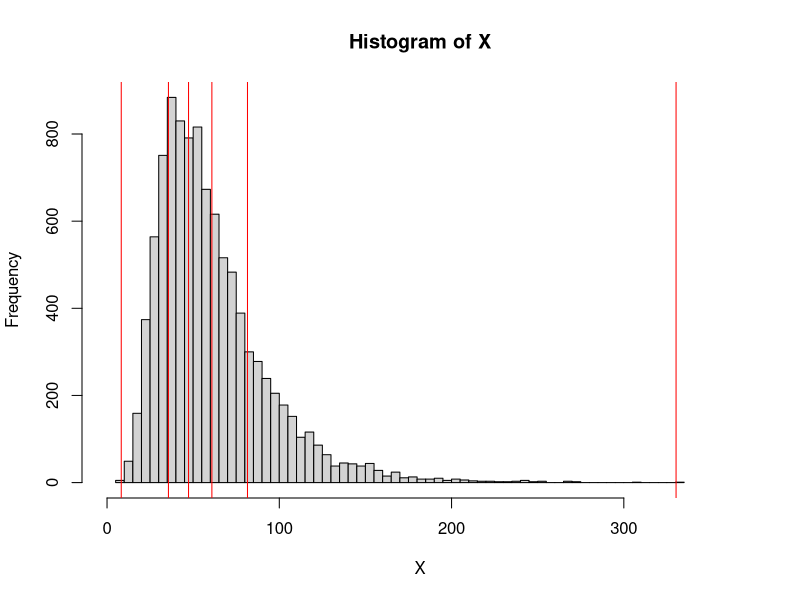
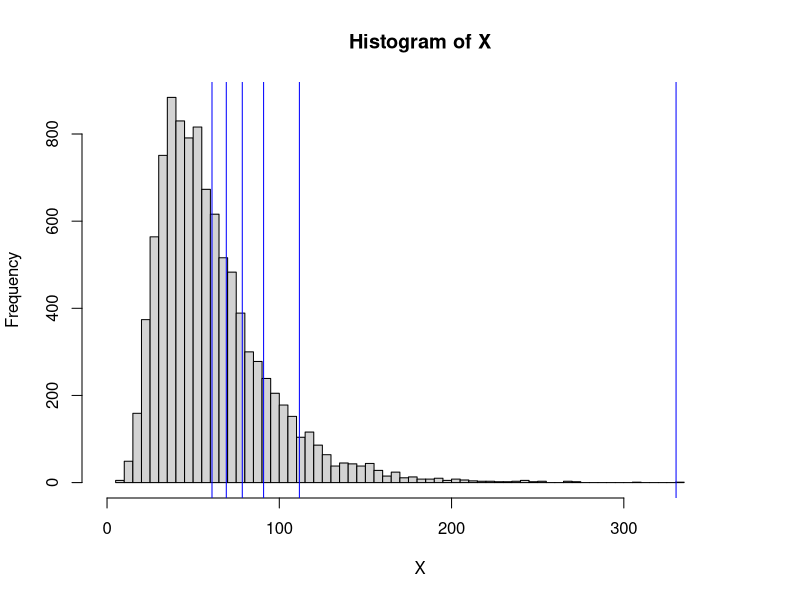
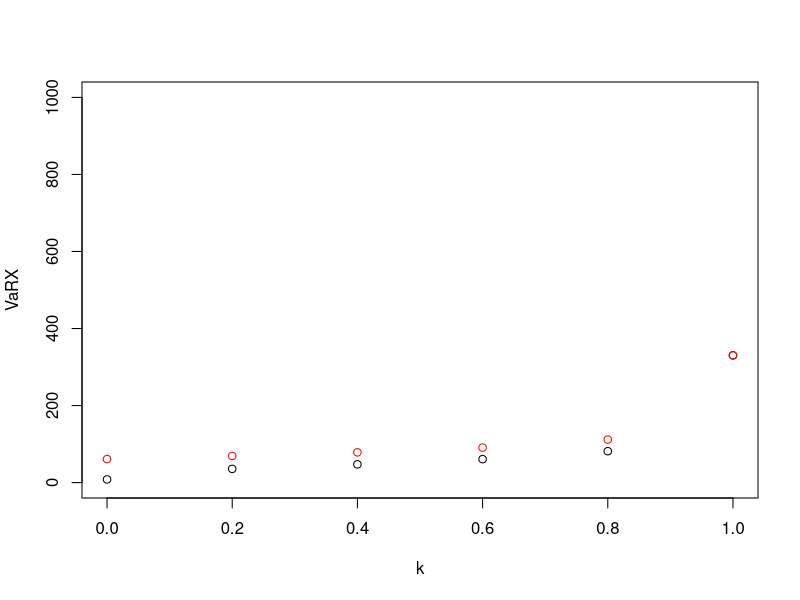
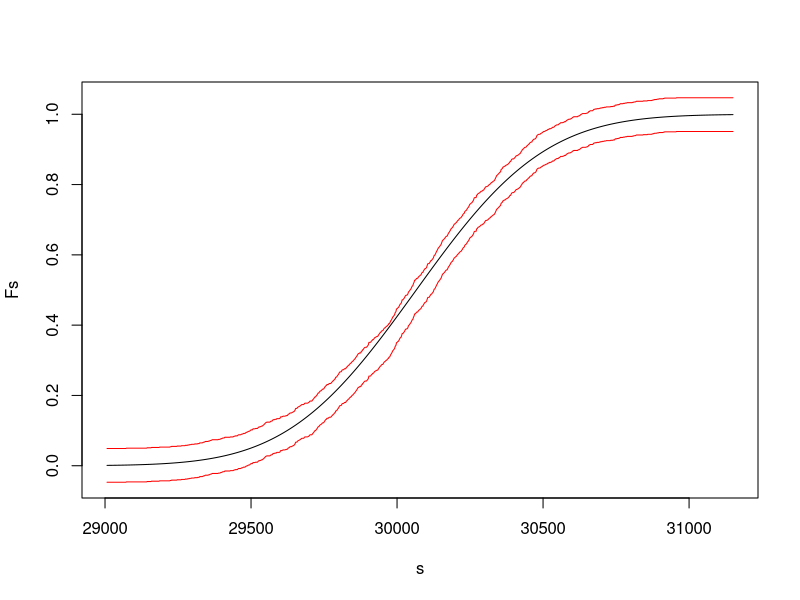
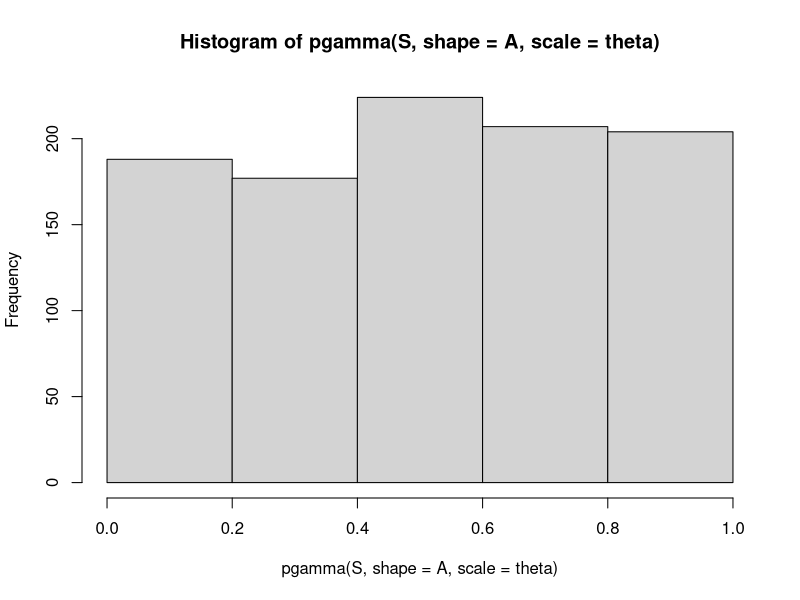

Reproduce these figures in R, in order. (Note: this script raises an error after producing the figures.)
## ---- chunk 1
u <- 4
s <- 0.5
n <- 1e4
X <- rlnorm( n, meanlog = u, sdlog = s )
k <- seq( 0, 1, 0.2 ) 
VaRX <- quantile( X, probs = k, names = FALSE )
TVaRX <- sapply( 
  1:length( VaRX ), 
  FUN = function( i ) ifelse( k[ i ] < 1, ( 1 / ( 1 - k[ i ] ) ) * mean( X * ( X > VaRX[ i ] ) ), max( X ) ) )

hist( X, breaks = 100, xlim = c( 0, 1.1 * max( X ) ) )
abline( v = VaRX, col = 'red' )

hist( X, breaks = 100, xlim = c( 0, 1.1 * max( X ) ) )
abline( v = TVaRX, col = 'blue' )
## ---- chunk 2
plot( k, VaRX, ylim = c( 0, 1e3 ) )
points( k, TVaRX, col = 'red' )
## ---- chunk 3
n <- 1000
a <- runif( n, 5, 10 )
A <- sum( a )
theta <- 4
EX <- a * theta
VX <- a * theta^2
ES <- sum( EX )
VS <- sum( VX )
SDS <- sqrt( VS )

m <- 1e5
S <- rgamma( m, shape = A, scale = theta )

alpha <- 0.95
P <- ES
P <- mean( S )

P_avg <- ( 1 + alpha ) * ES
P_avg <- ( 1 + alpha ) * mean( S )

P_var <- ES + alpha * VS
P_var <- mean( S ) + alpha * var( S )

P_sde <- ES + alpha * SDS
P_sde <- mean( S ) + alpha * sd( S )

VaRS <- qgamma( alpha, shape = A, scale = theta )
P_VaR <- VaRS
P_VaR <- quantile( S, probs = alpha )

P_TVaR <- ( 1 / ( 1 - alpha ) ) * ( A * theta ) * ( 1 - pgamma( VaRS, shape = A + 1, scale = theta ) )
P_TVaR <- ( 1 / ( 1 - alpha ) ) * integrate( f = function( u ) qgamma( u, shape = A, scale = theta ), alpha, 1 )$value
P_TVaR <- mean( sapply( runif( m, alpha, 1 ), FUN = function( k ) qgamma( k, shape = A, scale = theta ) ) )
I <- as.numeric( S > VaRS )
P_TVaR <- mean( S * I ) / mean( I )
## ---- chunk 4
n <- 1e3
S <- rgamma( n, shape = A, scale = theta )
smin <- qgamma( 0.001, shape = A, scale = theta )
smax <- qgamma( 0.999, shape = A, scale = theta )
s <- seq( smin, smax, length.out = 1000 )
Fns <- ecdf( S )( s )
Fs <- pgamma( s, shape = A, scale = theta )

alph <- 0.02
er <- sqrt( log( 2 / alph ) / ( 2 * n ) )
mean( abs( Fs - Fns ) > er )

plot( s, Fs, type = 'l', ylim = c( -er, 1 + er ) )
points( s, Fns - er, col = 'red', type = 'l' )
points( s, Fns + er, col = 'red', type = 'l' )

hist( pgamma( S, shape = A, scale = theta ), breaks = 5 )
## ---- chunk 5
n <- 1e5
l <- 3
dat <- data.table( id = 1:n, k = rpois( n, lambda = l )  )
datf <- dat[ , list( fk = .N ), by = k ]
setorder( datf, k )
datf[ , fks := shift( fk, n = 1 ) ]
datf[ , gk := k * fk / fks ]
datf <- datf[ !is.na( gk ) ]
plot( datf$k, datf$gk )
## ---- chunk 6
dflm <- lm( formula = gk ~ k, data = datf, method = 'qr' )
a <- coef( dflm )[ 2 ]
b <- coef( dflm )[ 1 ]
p0 <- exp( -b )
k <- seq( 1, 100, 1 )
p <- p0 * cumprod( c( 1, a + b / k ) )
sum( p )
k <- seq( 0, 100, 1 )
sum( dpois( k, lambda = l ) )
EN <- sum( k * p )
## ---- chunk 7
D <- function( x, d ) return( max( x - d, 0 ) )
d <- 100
u <- 6
s <- 0.3
n <- 1e3
X <- rlnorm( n, meanlog = u, sdlog = s )
DX <- sapply( X, FUN = D, d )
x <- seq( 0, 1e3, length.out = 500 )
FXe <- ecdf( X )
FDXe <- ecdf( DX )
Fx <- sapply( x, FUN = function( x ) FXe( x ) )
FDx <- sapply( x, FUN = function( x ) FDXe( x ) )
plot( x, Fx, type = 's' )
points( x, FDx, type = 's', col = 'blue' )
## ---- chunk 8
D <- function( x, M ) return( min( x, M ) )
M <- 600
u <- 6
s <- 0.3
n <- 1e4
X <- rlnorm( n, meanlog = u, sdlog = s )
DX <- sapply( X, FUN = D, M )
x <- seq( 0, 1e3, length.out = 500 )
FXe <- ecdf( X )
FDXe <- ecdf( DX )
Fx <- sapply( x, FUN = function( x ) FXe( x ) )
FDx <- sapply( x, FUN = function( x ) FDXe( x ) )
plot( x, Fx, type = 's' )
points( x, FDx, type = 's', col = 'blue' )
